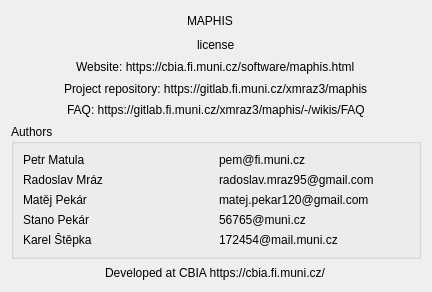
<?xml version="1.0" encoding="UTF-8"?>
<ui version="4.0">
 <class>AboutMAPHIS</class>
 <widget class="QDialog" name="AboutMAPHIS">
  <property name="geometry">
   <rect>
    <x>0</x>
    <y>0</y>
    <width>432</width>
    <height>292</height>
   </rect>
  </property>
  <property name="windowTitle">
   <string>About MAPHIS</string>
  </property>
  <layout class="QHBoxLayout" name="horizontalLayout">
   <item>
    <layout class="QVBoxLayout" name="verticalLayout">
     <item>
      <layout class="QHBoxLayout" name="horizontalLayout_2">
       <item>
        <spacer name="horizontalSpacer">
         <property name="orientation">
          <enum>Qt::Horizontal</enum>
         </property>
         <property name="sizeHint" stdset="0">
          <size>
           <width>40</width>
           <height>20</height>
          </size>
         </property>
        </spacer>
       </item>
       <item alignment="Qt::AlignHCenter">
        <widget class="QLabel" name="lblMAPHIS">
         <property name="sizePolicy">
          <sizepolicy hsizetype="Maximum" vsizetype="Preferred">
           <horstretch>0</horstretch>
           <verstretch>0</verstretch>
          </sizepolicy>
         </property>
         <property name="text">
          <string>MAPHIS</string>
         </property>
        </widget>
       </item>
       <item alignment="Qt::AlignHCenter">
        <widget class="QLabel" name="lblVersion">
         <property name="sizePolicy">
          <sizepolicy hsizetype="Maximum" vsizetype="Preferred">
           <horstretch>0</horstretch>
           <verstretch>0</verstretch>
          </sizepolicy>
         </property>
         <property name="text">
          <string>&lt;version&gt;</string>
         </property>
        </widget>
       </item>
       <item>
        <spacer name="horizontalSpacer_2">
         <property name="orientation">
          <enum>Qt::Horizontal</enum>
         </property>
         <property name="sizeHint" stdset="0">
          <size>
           <width>40</width>
           <height>20</height>
          </size>
         </property>
        </spacer>
       </item>
      </layout>
     </item>
     <item alignment="Qt::AlignHCenter">
      <widget class="QLabel" name="lblLicense">
       <property name="text">
        <string>license</string>
       </property>
       <property name="textFormat">
        <enum>Qt::RichText</enum>
       </property>
      </widget>
     </item>
     <item alignment="Qt::AlignHCenter">
      <widget class="QLabel" name="lblGitlab">
       <property name="text">
        <string>Website: https://cbia.fi.muni.cz/software/maphis.html</string>
       </property>
       <property name="textFormat">
        <enum>Qt::MarkdownText</enum>
       </property>
       <property name="openExternalLinks">
        <bool>true</bool>
       </property>
      </widget>
     </item>
     <item alignment="Qt::AlignHCenter">
      <widget class="QLabel" name="lblProjectRepoURL">
       <property name="text">
        <string>Project repository: https://gitlab.fi.muni.cz/xmraz3/maphis</string>
       </property>
       <property name="textFormat">
        <enum>Qt::MarkdownText</enum>
       </property>
      </widget>
     </item>
     <item alignment="Qt::AlignHCenter">
      <widget class="QLabel" name="label_11">
       <property name="text">
        <string>FAQ: https://gitlab.fi.muni.cz/xmraz3/maphis/-/wikis/FAQ</string>
       </property>
       <property name="textFormat">
        <enum>Qt::MarkdownText</enum>
       </property>
      </widget>
     </item>
     <item>
      <widget class="QGroupBox" name="gridAuthors">
       <property name="title">
        <string>Authors</string>
       </property>
       <layout class="QGridLayout" name="gridLayout_2">
        <item row="2" column="0">
         <widget class="QLabel" name="label_5">
          <property name="text">
           <string>Matěj Pekár</string>
          </property>
         </widget>
        </item>
        <item row="2" column="1">
         <widget class="QLabel" name="label_6">
          <property name="text">
           <string>matej.pekar120@gmail.com</string>
          </property>
          <property name="textFormat">
           <enum>Qt::MarkdownText</enum>
          </property>
         </widget>
        </item>
        <item row="3" column="0">
         <widget class="QLabel" name="label_7">
          <property name="text">
           <string>Stano Pekár</string>
          </property>
         </widget>
        </item>
        <item row="0" column="0">
         <widget class="QLabel" name="label">
          <property name="text">
           <string>Petr Matula</string>
          </property>
         </widget>
        </item>
        <item row="1" column="0">
         <widget class="QLabel" name="label_3">
          <property name="text">
           <string>Radoslav Mráz</string>
          </property>
         </widget>
        </item>
        <item row="4" column="1">
         <widget class="QLabel" name="label_10">
          <property name="text">
           <string>172454@mail.muni.cz</string>
          </property>
          <property name="textFormat">
           <enum>Qt::MarkdownText</enum>
          </property>
         </widget>
        </item>
        <item row="0" column="1">
         <widget class="QLabel" name="label_2">
          <property name="text">
           <string>pem@fi.muni.cz</string>
          </property>
          <property name="textFormat">
           <enum>Qt::MarkdownText</enum>
          </property>
         </widget>
        </item>
        <item row="4" column="0">
         <widget class="QLabel" name="label_9">
          <property name="text">
           <string>Karel Štěpka</string>
          </property>
         </widget>
        </item>
        <item row="1" column="1">
         <widget class="QLabel" name="label_4">
          <property name="text">
           <string>radoslav.mraz95@gmail.com</string>
          </property>
          <property name="textFormat">
           <enum>Qt::MarkdownText</enum>
          </property>
         </widget>
        </item>
        <item row="3" column="1">
         <widget class="QLabel" name="label_8">
          <property name="text">
           <string>56765@muni.cz</string>
          </property>
          <property name="textFormat">
           <enum>Qt::MarkdownText</enum>
          </property>
         </widget>
        </item>
       </layout>
      </widget>
     </item>
     <item alignment="Qt::AlignHCenter">
      <widget class="QLabel" name="lblCBIA">
       <property name="text">
        <string>Developed at CBIA https://cbia.fi.muni.cz/</string>
       </property>
       <property name="textFormat">
        <enum>Qt::MarkdownText</enum>
       </property>
      </widget>
     </item>
    </layout>
   </item>
  </layout>
 </widget>
 <resources/>
 <connections/>
</ui>
